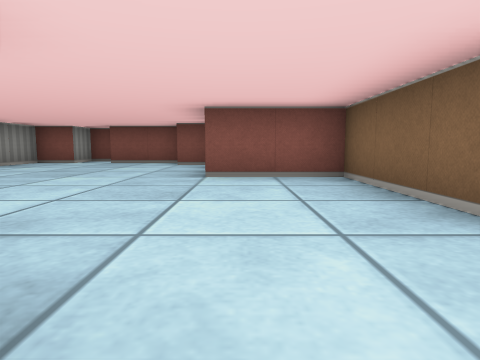
[1] (above)

12 first-person views from a walk through a cub3D level. The camera is about half as high as the walls, tilts 6° down and sees 75° across. The floor is counted in squares. Each view is taken from the middle of a square. On the plan, view 1 faces up. The plan holds only what a view shows up to about 9 squares ahead; the rest is blank.

[2]
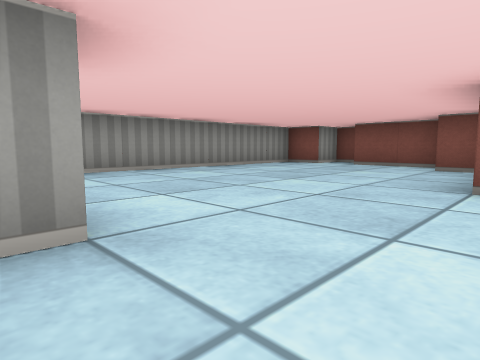

[3]
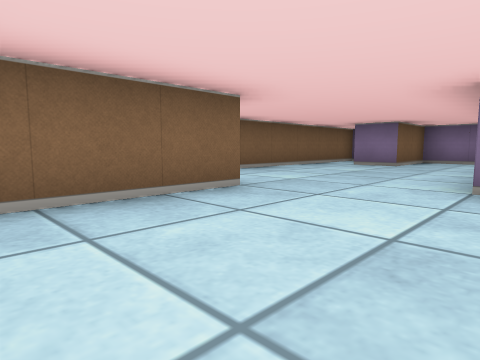

[4]
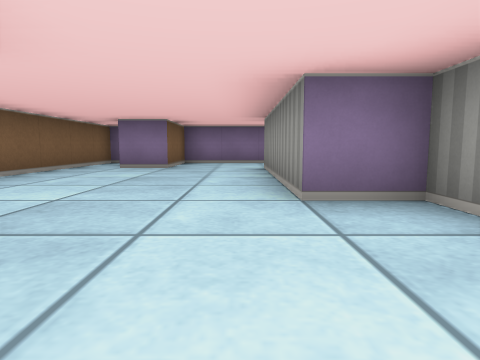

[5]
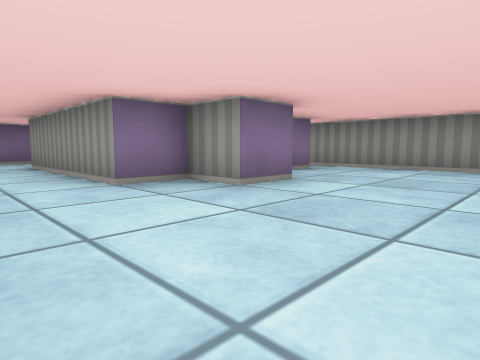

[6]
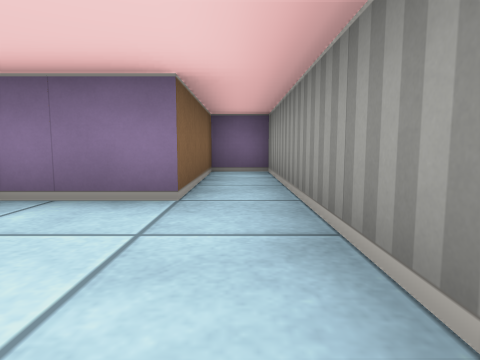

[7]
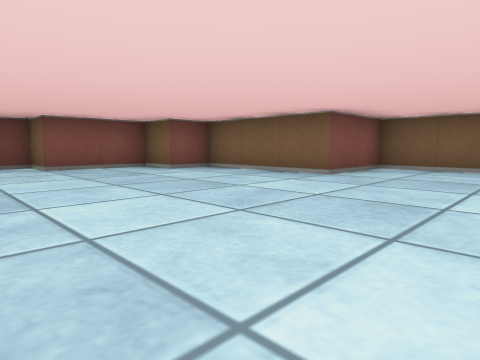

[8]
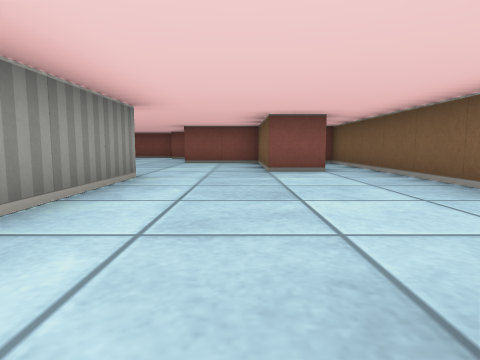

[9]
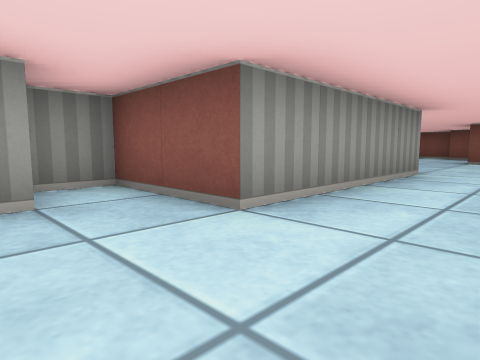

[10]
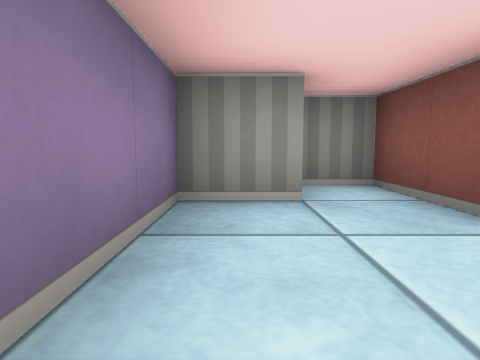

[11]
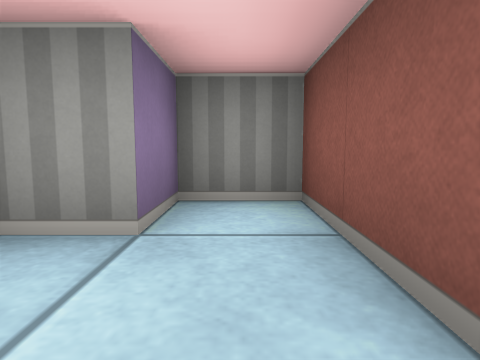

[12]
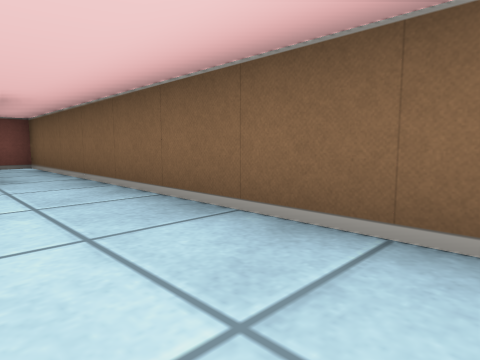

### Floor plan
Points are (right, up) in squares from view 1. A wall is a line through its corners. A room is listed if a view was taken in it or the views show most of it. See-through windows are left out.
Room 1 (views 1, 8, 9, 10, 11, 12)
walls: (-0.5, 0.5) (-0.5, -3.5) (-2.5, -3.5) (-2.5, -4.5) (-1.5, -4.5) (-1.5, -5.5) (1.5, -5.5) (1.5, -3.5) (2.5, -3.5); (2.6, 1.5) (1.5, 1.5); (3.5, -5.5) (3.5, 4.5) (2.9, 4.5)
ways out: opening at (0.5, 1.5) to room 2
Room 2 (views 2, 3, 4, 5, 6, 7)
walls: (-2.6, 1.5) (-1.5, 1.5) (-1.5, 0.5) (-0.5, 0.5); (1.5, 1.5) (1.5, 4.5) (-0.5, 4.5) (-0.5, 7.5) (-1.5, 7.5) (-1.5, 8.5) (-3.5, 8.5) (-3.5, 9.5) (-4.5, 9.5) (-4.5, 8.5) (-5.5, 8.5) (-5.5, -2.5) (-4.5, -2.5) (-4.5, 0.5) (-3, 0.5)
ways out: opening at (0.5, 1.5) to room 1

Positions as (right, up) in squares from view 1, and headings:
1: (0, 0), facing up
2: (0, 1), facing up-left
3: (-1, 4), facing down-right
4: (0, 3), facing down
5: (1, 4), facing down-left
6: (-5, 3), facing down
7: (-5, 2), facing up-right
8: (1, -4), facing up
9: (1, -5), facing up-left
10: (1, -5), facing left
11: (0, -4), facing left
12: (2, -3), facing up-right
